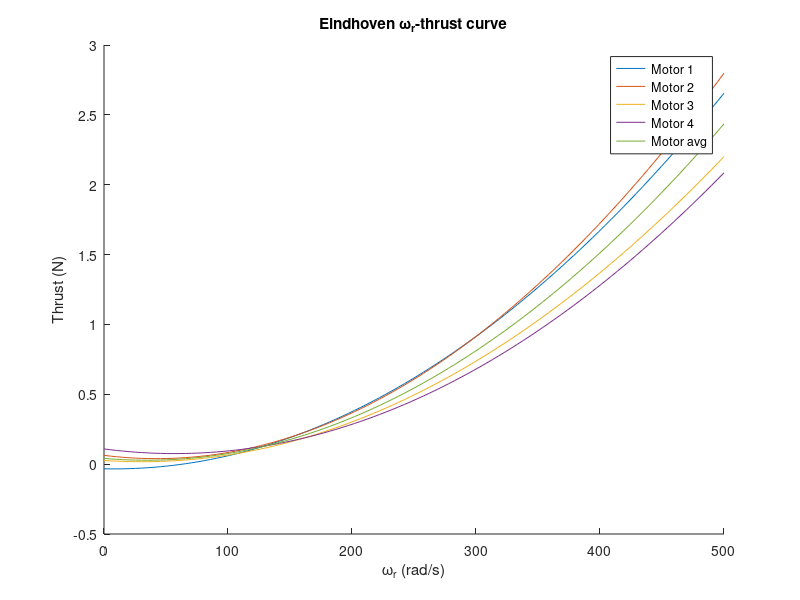
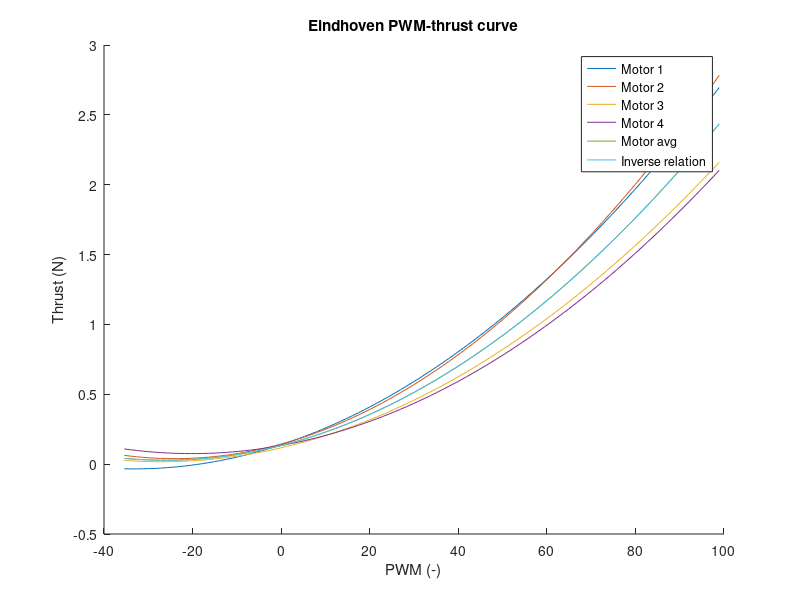

Recreate these plots in MATLAB, in order.
%% Initialization
clear;
close all;
clc;


%% Given coefficients
cM = [3.7503, 132.7387;
      3.7123, 131.5018;
      3.6891, 130.7137;
      3.7380, 132.2209]';
cMAvg = mean(cM,2);

cTP = [1.5618e-4, 1.0395e-2, 0.13894;
       1.8150e-4, 8.7242e-3, 0.14425;
       1.3478e-4, 7.3295e-3, 0.11698;
       1.4306e-4, 5.7609e-3, 0.13362]';
cTPAvg = mean(cTP,2);


%% Derive cT1, cT2 and cT3 for each motor-rotor combination:
%  [motor 1, motor2, motor 3, motor 4]
cT = zeros(3,4);
for i = 1:4
    cT(1,i) = cTP(1,i)/cM(1,i)^2;
    cT(2,i) = -2*cM(2,i)*cTP(1,i)/cM(1,i)^2 + cTP(2,i)/cM(1,i);
    cT(3,i) = cTP(1,i)*cM(2,i)^2/cM(1,i)^2 - cM(2,i)*cTP(2,i)/cM(1,i) + ...
              cTP(3,i);
end


%% Derive average cT1, cT2 and cT3 from given coefficients
cT1Avg = cTPAvg(1)/cMAvg(1)^2;
cT2Avg = -2*cMAvg(2)*cTPAvg(1)/cMAvg(1)^2 + cTPAvg(2)/cMAvg(1);
cT3Avg = cTPAvg(1)*cMAvg(2)^2/cMAvg(1)^2 - ...
         cMAvg(2)*cTPAvg(2)/cMAvg(1) + cTPAvg(3);
cTAvg = [cT1Avg;cT2Avg;cT3Avg];


%% Plot omegaR-thrust relation
omegaR = linspace(0,500)';
T = [omegaR.^2,omegaR,ones(length(omegaR),1)]*cT;
TAvg = [omegaR.^2,omegaR,ones(length(omegaR),1)]*cTAvg;

c = [0,      0.4470, 0.7410;
     0.8500, 0.3250, 0.0980;
     0.9290, 0.6940, 0.1250;
     0.4940, 0.1840, 0.5560;
     0.4660, 0.6740, 0.1880;
     0.3010, 0.7450, 0.9330;
     0.6350, 0.0780, 0.1840];

figure('Name','Eindhoven omegaR-thrust curve');
hold on;
for i = 1:4
    plot(omegaR,T(:,i),'Color',c(i,:));
end
plot(omegaR,TAvg,'Color',c(5,:));
legend('Motor 1','Motor 2','Motor 3','Motor 4','Motor avg');
xlabel('\omega_r (rad/s)');
ylabel('Thrust (N)');
title('Eindhoven \omega_r-thrust curve');


%% Create PWM characteristic coefficients from omegaR-thrust relation
cTP2 = [cTAvg(1)*cMAvg(1)^2;
        2*cTAvg(1)*cMAvg(1)*cMAvg(2) + cTAvg(2)*cMAvg(1);
        cTAvg(1)*cMAvg(2)^2 + cTAvg(2)*cMAvg(2) + cTAvg(3)];


%% Plot PWM-thrust relation
pwm = (omegaR - cMAvg(2))/cMAvg(1);
TP = [pwm.^2,pwm,ones(length(pwm),1)]*cTP;
TPAvg = [pwm.^2,pwm,ones(length(pwm),1)]*cTPAvg;
TP2 = [pwm.^2,pwm,ones(length(pwm),1)]*cTP2;

figure('Name','Eindhoven PWM-thrust curve');
hold on;
for i = 1:4
    plot(pwm,TP(:,i),'Color',c(i,:));
end
plot(pwm,TPAvg,'Color',c(5,:));
plot(pwm,TP2,'Color',c(6,:));
legend('Motor 1','Motor 2','Motor 3','Motor 4','Motor avg',...
       'Inverse relation');
xlabel('PWM (-)');
ylabel('Thrust (N)');
title('Eindhoven PWM-thrust curve');
